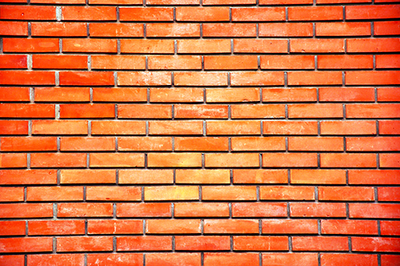
#> input picture 1_Basics_of_Computer_Vision/images/bricks.png, 400 x 266 px, found by its file name
$ jupyter execute gradients.ipynb   (older library calls are emulated)
#> lines starting #> are read from the running program, lines starting #| are printed output that depends on the picture
# Computer Vision – Gradients & Edges

Utilizamos gradientes para detectar bordes en imágenes, lo que nos permite encontrar contornos y contornos de objetos en imágenes. Se utilizan como entradas para cuantificar imágenes a través de la extracción de características, de hecho, los descriptores de imagen altamente exitosos y conocidos, como el histograma de gradientes orientados(HOG) y SIFT, se basan en las representaciones de gradiente de imagen.

Los gradientes se utilizan incluso para construir mapas de bordes y contornos, que resaltan los objetos de una imagen. Por lo tanto, utilizamos gradientes todo el tiempo en la visión por computadora y el procesamiento de imágenes.

Como mencioné en la introducción, los gradientes de imagen se usan como bloques de construcción básicos en muchas aplicaciones de procesamiento de imágenes y visión por computadora. Sin embargo, la aplicación principal de los gradientes de imagen se encuentra dentro de la detección de bordes.

Como sugiere su nombre, la detección de bordes es el proceso de encontrar bordes en una imagen, que revelará información estructural sobre los objetos en una imagen. Por lo tanto, los bordes podrían corresponder a:

1. Límites de un objeto en una imagen.
2. Límites de sombreado o condiciones de iluminación en una imagen.
3. Límites de “partes” dentro de un objeto.

Formalmente, un gradiente de imagen se define como un cambio direccional en la intensidad de la imagen. En la práctica, los gradientes de imagen se estiman utilizando kernels como lo hicimos con el blur(difuminado) y smooth(suavizado), pero esta vez estamos tratando de encontrar los componentes estructurales de la imagen. Nuestro objetivo aquí es encontrar el cambio de dirección hacia el píxel central marcado en rojo tanto en la dirección x como en la dirección y

La **magnitud del gradiente** se utiliza para medir qué tan fuerte es el cambio en la intensidad de la imagen. La magnitud del gradiente es un número de valor real que cuantifica la "fuerza" del cambio en la intensidad.

Mientras que la **orientación del gradiente** se usa para determinar en qué dirección apunta el cambio de intensidad. Como sugiere su nombre, la orientación del degradado nos dará un ángulo o que podemos usar para cuantificar la dirección del cambio.

### Setup

[cell 1]
import numpy as np
import argparse
import cv2

image = cv2.imread("C:/Users/algonzalez/source/repos/Computer_Vision/1_Basics_of_Computer_Vision/images/bricks.png")
#> image is the input picture: shape (266, 400, 3); mean B, G, R 66.4, 117, 216.7
gray = cv2.cvtColor(image, cv2.COLOR_BGR2GRAY)
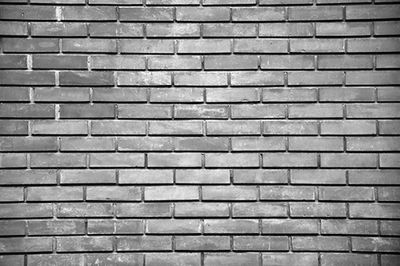
#> gray: shape (266, 400); min 0, max 255, mean 141
cv2.imshow("Original", image)
cv2.waitKey(0)
cv2.destroyAllWindows()

## Calculate gradient manually

[cell 2]
# Calculo del los gradientes sobre los ejes X y Y respectivamente
gX = cv2.Sobel(gray, cv2.CV_64F, 1, 0)
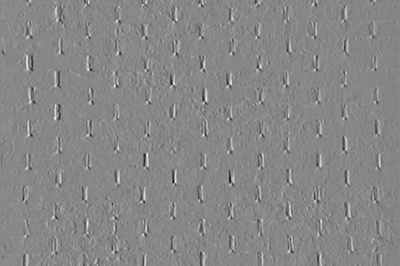
#> gX: shape (266, 400) float64; min -783, max 690, mean -0.3; drawn with min black and max white
gY = cv2.Sobel(gray, cv2.CV_64F, 0, 1)
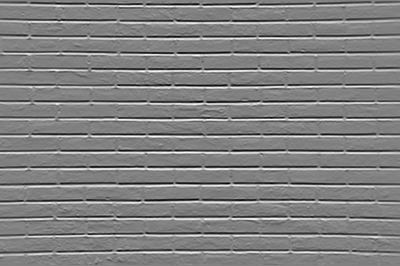
#> gY: shape (266, 400) float64; min -1005, max 973, mean -0.6; drawn with min black and max white

# Computar el gradiente de magnitud y orientación
mag = np.sqrt((gX ** 2) + (gY ** 2))
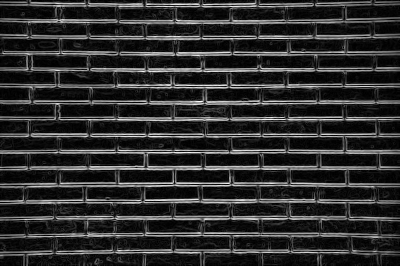
#> mag: shape (266, 400) float64; min 0, max 1005.1, mean 178; drawn with min black and max white
orientation = np.arctan2(gY, gX) * (180 / np.pi) % 180
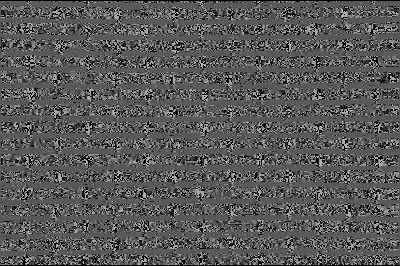
#> orientation: shape (266, 400) float64; min 0, max 179.9, mean 88.7

# Encuentrar todos los píxeles que están dentro de los límites de ángulo superior e inferior
idxs = np.where(orientation >= 50.0, orientation, -1)
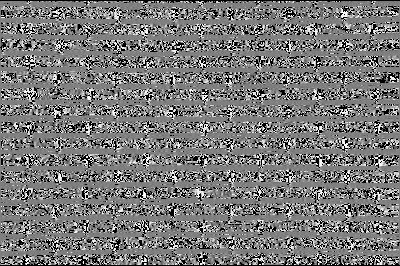
#> idxs: shape (266, 400) float64; min -1, max 179.9, mean 84.4; drawn with min black and max white
idxs = np.where(orientation <= 80.0, idxs, -1)
mask = np.zeros(gray.shape, dtype="uint8")
mask[idxs > -1] = 255

cv2.imshow("Mask", mask)
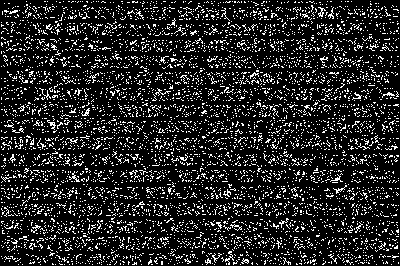
#> window 'Mask': shape (266, 400); 14.8% white in thin lines or dots
cv2.waitKey(0)
cv2.destroyAllWindows()

## Sobel Kernels to calculate gradients

[cell 3]
# Calculo del los gradientes sobre los ejes X y Y respectivamente
gX = cv2.Sobel(gray, ddepth=cv2.CV_64F, dx=1, dy=0)
gY = cv2.Sobel(gray, ddepth=cv2.CV_64F, dx=0, dy=1)

# las imágenes `gX` y` gY` son ahora del tipo de datos de punto flotante,
# por lo que debemos tener cuidado de convertirlos de nuevo a 8 bits sin convertir
# una representación entera para que otras funciones de OpenCV puedan utilizarlas
gX = cv2.convertScaleAbs(gX)
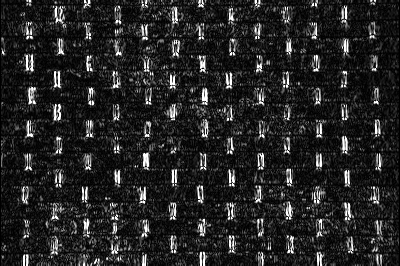
#> gX: shape (266, 400); min 0, max 255, mean 37.2
gY = cv2.convertScaleAbs(gY)
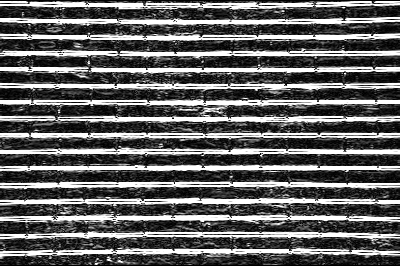
#> gY: shape (266, 400); min 0, max 255, mean 96

# Combina las representaciones sobel X e Y en una sola imagen
sobelCombined = cv2.addWeighted(gX, 0.5, gY, 0.5, 0)
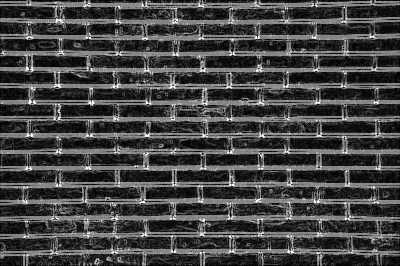
#> sobelCombined: shape (266, 400); min 0, max 255, mean 66.6

cv2.imshow("Sobel X", gX)
cv2.imshow("Sobel Y", gY)
cv2.imshow("Sobel Combined", sobelCombined)
cv2.waitKey(0)
cv2.destroyAllWindows()
